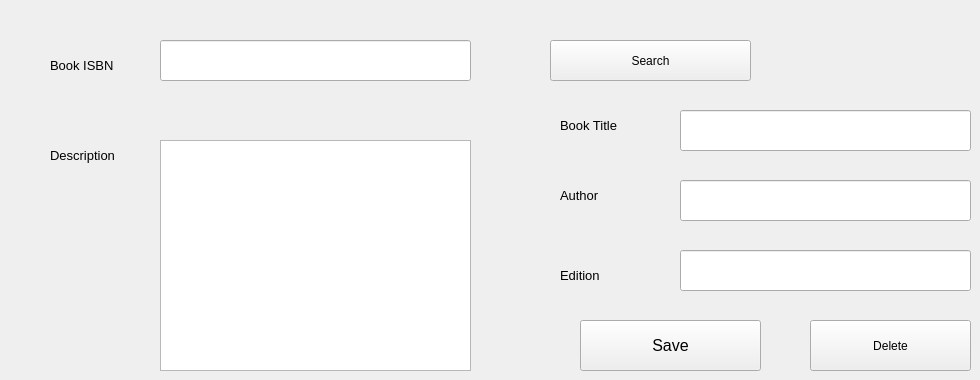
      <widget class="QWidget" name="tab_6">
       <attribute name="title">
        <string>Edit Or Delete A Book</string>
       </attribute>
       <widget class="QLineEdit" name="lineEdit_5">
        <property name="geometry">
         <rect>
          <x>160</x>
          <y>40</y>
          <width>311</width>
          <height>41</height>
         </rect>
        </property>
       </widget>
       <widget class="QLabel" name="label_11">
        <property name="geometry">
         <rect>
          <x>560</x>
          <y>180</y>
          <width>101</width>
          <height>31</height>
         </rect>
        </property>
        <property name="font">
         <font>
          <family>Segoe UI</family>
          <pointsize>10</pointsize>
         </font>
        </property>
        <property name="styleSheet">
         <string notr="true">background-color: rgba(0,0,0,0%);</string>
        </property>
        <property name="text">
         <string>Author</string>
        </property>
       </widget>
       <widget class="QLabel" name="label_14">
        <property name="geometry">
         <rect>
          <x>50</x>
          <y>50</y>
          <width>111</width>
          <height>31</height>
         </rect>
        </property>
        <property name="font">
         <font>
          <family>Segoe UI</family>
          <pointsize>10</pointsize>
         </font>
        </property>
        <property name="styleSheet">
         <string notr="true">background-color: rgba(0,0,0,0%);</string>
        </property>
        <property name="text">
         <string>Book ISBN</string>
        </property>
       </widget>
       <widget class="QPushButton" name="pushButton_8">
        <property name="geometry">
         <rect>
          <x>580</x>
          <y>320</y>
          <width>181</width>
          <height>51</height>
         </rect>
        </property>
        <property name="font">
         <font>
          <family>Segoe UI</family>
          <pointsize>12</pointsize>
         </font>
        </property>
        <property name="text">
         <string>Save</string>
        </property>
       </widget>
       <widget class="QLineEdit" name="lineEdit_8">
        <property name="geometry">
         <rect>
          <x>680</x>
          <y>110</y>
          <width>291</width>
          <height>41</height>
         </rect>
        </property>
       </widget>
       <widget class="QLabel" name="label_15">
        <property name="geometry">
         <rect>
          <x>560</x>
          <y>110</y>
          <width>111</width>
          <height>31</height>
         </rect>
        </property>
        <property name="font">
         <font>
          <family>Segoe UI</family>
          <pointsize>10</pointsize>
         </font>
        </property>
        <property name="styleSheet">
         <string notr="true">background-color: rgba(0,0,0,0%);</string>
        </property>
        <property name="text">
         <string>Book Title</string>
        </property>
       </widget>
       <widget class="QPushButton" name="pushButton_9">
        <property name="geometry">
         <rect>
          <x>550</x>
          <y>40</y>
          <width>201</width>
          <height>41</height>
         </rect>
        </property>
        <property name="text">
         <string>Search</string>
        </property>
       </widget>
       <widget class="QPushButton" name="pushButton_10">
        <property name="geometry">
         <rect>
          <x>810</x>
          <y>320</y>
          <width>161</width>
          <height>51</height>
         </rect>
        </property>
        <property name="text">
         <string>Delete</string>
        </property>
       </widget>
       <widget class="QTextEdit" name="textEdit_2">
        <property name="geometry">
         <rect>
          <x>160</x>
          <y>140</y>
          <width>311</width>
          <height>231</height>
         </rect>
        </property>
       </widget>
       <widget class="QLabel" name="label_13">
        <property name="geometry">
         <rect>
          <x>560</x>
          <y>260</y>
          <width>111</width>
          <height>31</height>
         </rect>
        </property>
        <property name="font">
         <font>
          <family>Segoe UI</family>
          <pointsize>10</pointsize>
         </font>
        </property>
        <property name="styleSheet">
         <string notr="true">background-color: rgba(0,0,0,0%);</string>
        </property>
        <property name="text">
         <string>Edition</string>
        </property>
       </widget>
       <widget class="QLineEdit" name="lineEdit_6">
        <property name="geometry">
         <rect>
          <x>680</x>
          <y>250</y>
          <width>291</width>
          <height>41</height>
         </rect>
        </property>
       </widget>
       <widget class="QLabel" name="label_16">
        <property name="geometry">
         <rect>
          <x>50</x>
          <y>140</y>
          <width>111</width>
          <height>31</height>
         </rect>
        </property>
        <property name="font">
         <font>
          <family>Segoe UI</family>
          <pointsize>10</pointsize>
         </font>
        </property>
        <property name="styleSheet">
         <string notr="true">background-color: rgba(0,0,0,0%);</string>
        </property>
        <property name="text">
         <string>Description</string>
        </property>
       </widget>
       <widget class="QLineEdit" name="lineEdit_23">
        <property name="geometry">
         <rect>
          <x>680</x>
          <y>180</y>
          <width>291</width>
          <height>41</height>
         </rect>
        </property>
       </widget>
      </widget>
